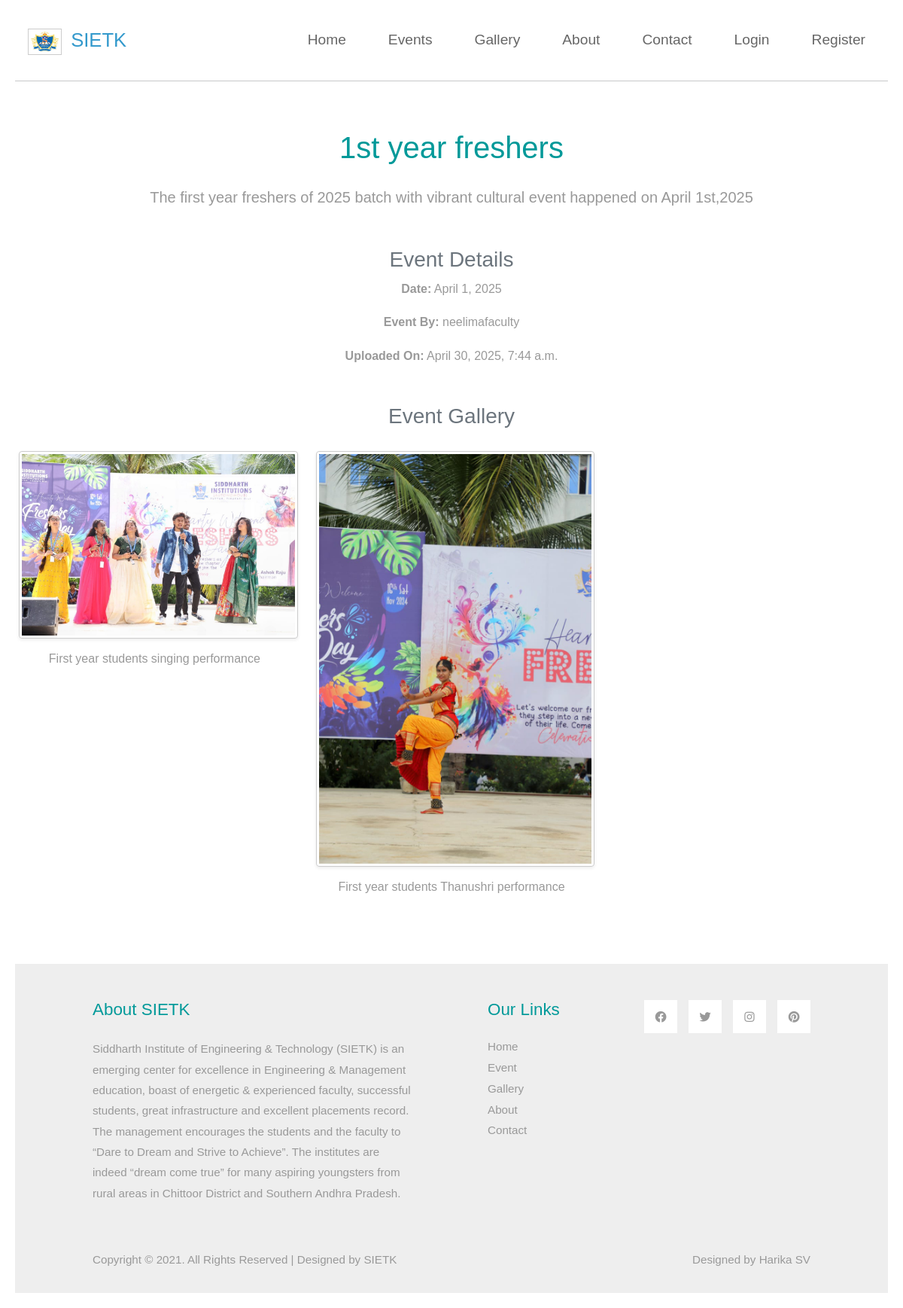
/events/4/, run on the app's committed database.
### events/models.py (models this page shows, shortened)
class Event(models.Model):
    title       = models.CharField(max_length=200)
    description = models.TextField()
    date        = models.DateField()
    created_by  = models.ForeignKey(User, null=True, on_delete=models.SET_NULL)
    created_at  = models.DateTimeField(auto_now_add=True)
    updated_at  = models.DateTimeField(auto_now=True)

class Media(models.Model):
    STATUS_CHOICES = (
        ('pending','Pending'),
        ('approved','Approved'),
        ('rejected','Rejected'),
    )
    MEDIA_TYPE_CHOICES = (
        ('image','Image'),
    )
    file         = models.FileField(upload_to='media/%Y/%m/%d/')
    media_type   = models.CharField(max_length=5, choices=MEDIA_TYPE_CHOICES)
    uploaded_by  = models.ForeignKey(User, on_delete=models.CASCADE)
    event        = models.ForeignKey(Event, related_name='media', on_delete=models.CASCADE)
    description  = models.TextField(blank=True)
    category     = models.ForeignKey(Category, null=True, blank=True, on_delete=models.SET_NULL)
    upload_date  = models.DateTimeField(auto_now_add=True)
    status       = models.CharField(max_length=8, choices=STATUS_CHOICES, default='pending')

### events/views.py (the view)
# urls.py: path('events/<int:pk>/', views.event_detail, name='event_detail'),
def event_detail(request, pk):
    ev = get_object_or_404(Event, pk=pk)
    media = ev.media.filter(status='approved')
    return render(request,'events/event_detail.html',{'event':ev,'media':media})

### templates/events/event_detail.html (shortened to what this page needs)
{% extends 'events/base.html' %}
{% load static %}
{% block content %}
<div class="event-gallery-container text-center py-5">
  <h1 class="tm-text-primary mb-4">{{ event.title }}</h1>
  <p class="lead mb-5">{{ event.description }}</p>
  <div class="event-details mb-5">
    <h3 class="text-secondary">Event Details</h3>
    <p><strong>Date:</strong> {{ event.date }}</p>
    <p><strong>Event By:</strong> {{ event.created_by }}</p>
    <p><strong>Uploaded On:</strong> {{ event.created_at }}</p>
  </div>
  <div class="media-gallery">
    <h3 class="text-secondary mb-4">Event Gallery</h3>
    {% if media %}
      <div class="row">
        {% for m in media %}
          <div class="col-md-4 mb-4">
            <div class="media-item">
              {% if m.media_type == 'image' %}
                <img src="{{ m.file.url }}" alt="" class="img-fluid rounded shadow-sm">
              {% else %}
                <video class="w-100 rounded shadow-sm" controls>
                  <source src="{{ m.file.url }}">
                </video>
              {% endif %}
              <p class="mt-2">{{ m.description }}</p>
            </div>
          </div>
        {% endfor %}
      </div>
    {% else %}
      <p class="text-muted">No media available for this event.</p>
    {% endif %}
  </div>
</div>
{% endblock %}

### static/events/css/templatemo-style.css (style rules this page uses)
p { line-height: 1.8; }
.tm-text-primary { color: #009999; }
p, .tm-text-gray { color: #999; }

### static/events/css/style.css (style rules this page uses)
body { font-family: sans-serif; margin:20px; }
img, video { margin: 5px; border:1px solid #ccc; padding:3px; }

### data on the page
Event: title "1st year freshers", description "The first year freshers of 2025 batch with vibrant cultural event happened on April 1st,2025", date "April 1, 2025", created_by "neelimafaculty", created_at "April 30, 2025, 7:44 a.m."
Media: file (picture), description "First year students singing performance"
Media: file (picture), description "First year students Thanushri performance"
